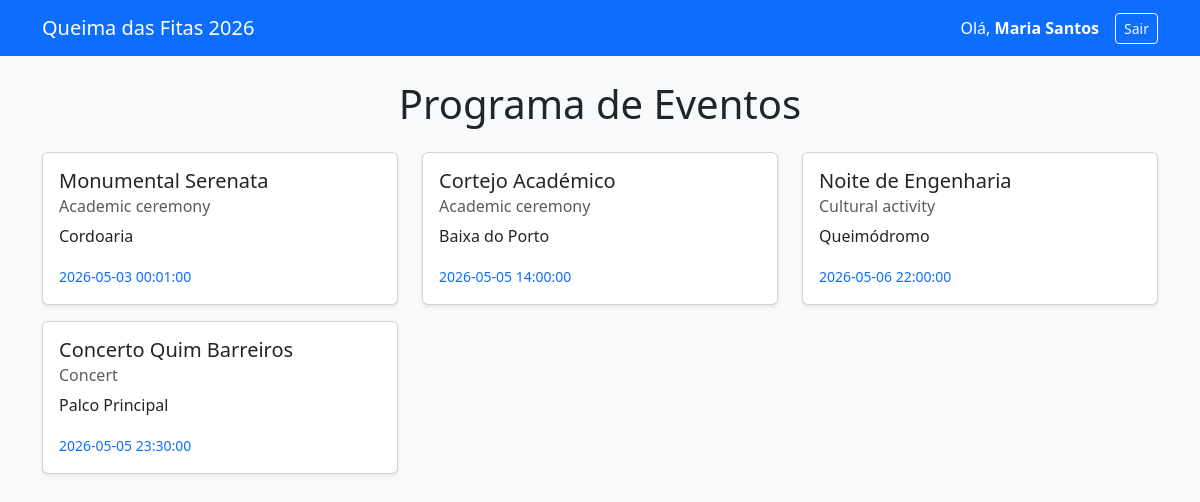
The app's page /index.php (signed in) with its own data.
### tables this page shows
CREATE TABLE Event (
    id INT AUTO_INCREMENT PRIMARY KEY,
    tent_id INT DEFAULT NULL,
    name VARCHAR(150) NOT NULL,
    description TEXT,
    date_time DATETIME NOT NULL,
    location VARCHAR(255) NOT NULL,
    type VARCHAR(100) NOT NULL, 
    FOREIGN KEY (tent_id) REFERENCES Tent(id) ON DELETE SET NULL ON UPDATE CASCADE
);

### index.php (the view, shortened to what this page needs)
<?php
require_once 'db.php';
$stmt = $pdo->query("SELECT * FROM Event");
$eventos = $stmt->fetchAll(PDO::FETCH_ASSOC);
?>
<!DOCTYPE html>
<html lang="pt">
<head>
    <link href="https://cdn.jsdelivr.net/npm/bootstrap@5.3.0/dist/css/bootstrap.min.css" rel="stylesheet">
</head>
<body class="bg-light">
<nav class="navbar navbar-dark bg-primary mb-4">
    <div class="container">
        <span class="navbar-brand">Queima das Fitas 2026</span>
        <div class="d-flex text-white align-items-center">
            <span class="me-3">Olá, <strong><?php echo $_SESSION['user_name']; ?></strong></span>
            <a href="logout.php" class="btn btn-outline-light btn-sm">Sair</a>
        </div>
    </div>
</nav>
<div class="container">
    <h1 class="text-center mb-4">Programa de Eventos</h1>
    <div class="row">
        <?php foreach($eventos as $evento): ?>
            <div class="col-md-4 mb-3">
                <div class="card shadow-sm h-100">
                    <div class="card-body">
                        <h5 class="card-title"><?php echo htmlspecialchars($evento['name']); ?></h5>
                        <h6 class="card-subtitle mb-2 text-muted"><?php echo htmlspecialchars($evento['type']); ?></h6>
                        <p class="card-text"><?php echo htmlspecialchars($evento['location']); ?></p>
                        <p class="card-text"><small class="text-primary"><?php echo $evento['date_time']; ?></small></p>
                    </div>
                </div>
            </div>
        <?php endforeach; ?>
    </div>
</div>
</body>
</html>

### records on screen
event: name "Monumental Serenata", type "Academic ceremony", location "Cordoaria", date_time "2026-05-03 00:01:00"
event: name "Cortejo Académico", type "Academic ceremony", location "Baixa do Porto", date_time "2026-05-05 14:00:00"
event: name "Noite de Engenharia", type "Cultural activity", location "Queimódromo", date_time "2026-05-06 22:00:00"
event: name "Concerto Quim Barreiros", type "Concert", location "Palco Principal", date_time "2026-05-05 23:30:00"

### other values on screen
$_SESSION['user_name'] "Maria Santos"
